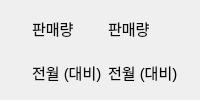
     <widget class="QWidget" name="page_8">
      <layout class="QHBoxLayout" name="horizontalLayout_4" stretch="1,1,5">
       <property name="leftMargin">
        <number>9</number>
       </property>
       <property name="topMargin">
        <number>9</number>
       </property>
       <property name="rightMargin">
        <number>9</number>
       </property>
       <property name="bottomMargin">
        <number>9</number>
       </property>
       <item>
        <widget class="QLabel" name="label_2">
         <property name="styleSheet">
          <string notr="true">border-image: url(:/resources/hyndai.gif);</string>
         </property>
         <property name="text">
          <string/>
         </property>
        </widget>
       </item>
       <item>
        <layout class="QVBoxLayout" name="verticalLayout_7">
         <property name="topMargin">
          <number>0</number>
         </property>
         <property name="bottomMargin">
          <number>0</number>
         </property>
         <item>
          <widget class="QLabel" name="ds_2">
           <property name="font">
            <font>
             <pointsize>11</pointsize>
            </font>
           </property>
           <property name="styleSheet">
            <string notr="true">color: rgb(11, 11, 11);</string>
           </property>
           <property name="text">
            <string>판매량</string>
           </property>
          </widget>
         </item>
         <item>
          <widget class="QLabel" name="label_4">
           <property name="font">
            <font>
             <pointsize>11</pointsize>
            </font>
           </property>
           <property name="styleSheet">
            <string notr="true">color: rgb(11, 11, 11);</string>
           </property>
           <property name="text">
            <string>전월 (대비)</string>
           </property>
          </widget>
         </item>
        </layout>
       </item>
       <item>
        <layout class="QVBoxLayout" name="verticalLayout_6">
         <property name="topMargin">
          <number>0</number>
         </property>
         <property name="bottomMargin">
          <number>0</number>
         </property>
         <item>
          <widget class="QLabel" name="hyundaiSales">
           <property name="font">
            <font>
             <pointsize>11</pointsize>
            </font>
           </property>
           <property name="styleSheet">
            <string notr="true">color: rgb(11, 11, 11);</string>
           </property>
           <property name="text">
            <string>판매량</string>
           </property>
          </widget>
         </item>
         <item>
          <widget class="QLabel" name="hyundaiOnMonth">
           <property name="font">
            <font>
             <pointsize>11</pointsize>
            </font>
           </property>
           <property name="text">
            <string>전월 (대비)</string>
           </property>
          </widget>
         </item>
        </layout>
       </item>
      </layout>
     </widget>
